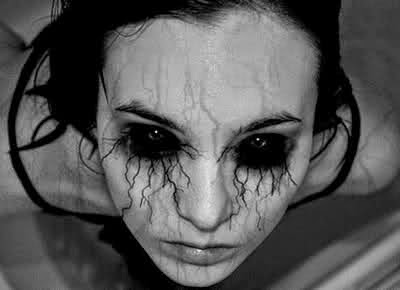
#> input picture imagen.jpg, 400 x 290 px
$ python main.py
#> lines starting #> are read from the running program, lines starting #| are printed output that depends on the picture
from PIL import Image

image = Image.open('imagen.jpg')
#> image is the input picture: PIL image 400x290 RGB; min 0, max 238, mean 86.3

new_width = 50  # Cambia esto al ancho deseado en píxeles
aspect_ratio = 0.4  # Cambia esto para ajustar la relación de aspecto
new_height = int(new_width * aspect_ratio)
image = image.resize((new_width, new_height))
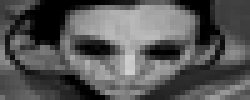
#> image: PIL image 50x20 RGB (shown 5 times larger); min 0, max 208, mean 86.5

ASCII_CHARS = "@%#*+=-:. "

def pixel_to_ascii(pixel):
    grayscale_value = pixel[0]
    ascii_index = (grayscale_value * 9) // 255
    return ASCII_CHARS[ascii_index]

def image_to_ascii(image):
    width, height = image.size
#> width = 50; height = 20
    ascii_image = ""
    for y in range(height):
        for x in range(width):
            pixel = image.getpixel((x, y))
            ascii_image += pixel_to_ascii(pixel)
        ascii_image += "\n"
    return ascii_image

ascii_art = image_to_ascii(image)

print(ascii_art)
